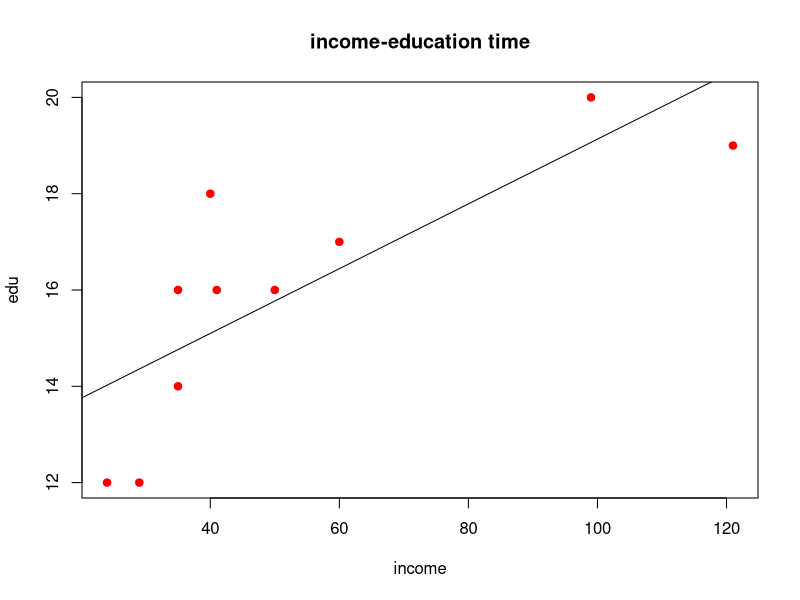
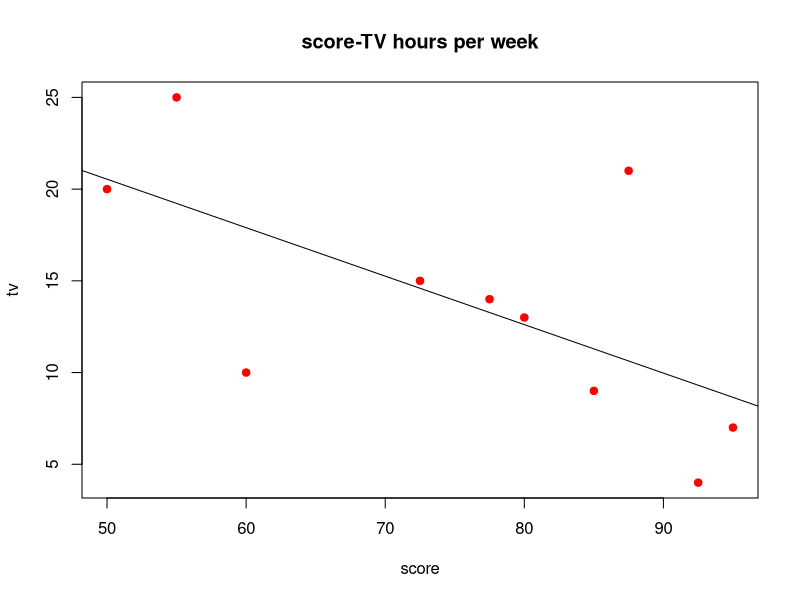

Write R code to recreate these figures, in order.
# multivariate data practice in R by sangmin

# information of data
income <- c(121,99,41,35,40,29,35,24,50,60)
edu <- c(19,20,16,16,18,12,14,12,16,17)
time <- data.frame(income, edu)

# scatter plot and correlation analysis
plot(edu~income, data=time, pch=19, col="red",
     main="income-education time")
col(time)
res <- lm(edu~income, data=time)
abline(res)


# information of data
score <- c(77.5,60,50,95,55,85,72.5,80,92.5,87.5)
tv <- c(14,10,20,7,25,9,15,13,4,21)
time <- data.frame(score, tv)

# scatter plot and correlation analysis
plot(tv~score, data=time, pch=19, col="red",
     main="score-TV hours per week")
cor(time)
res <- lm(tv~score, data=time)
abline(res)
